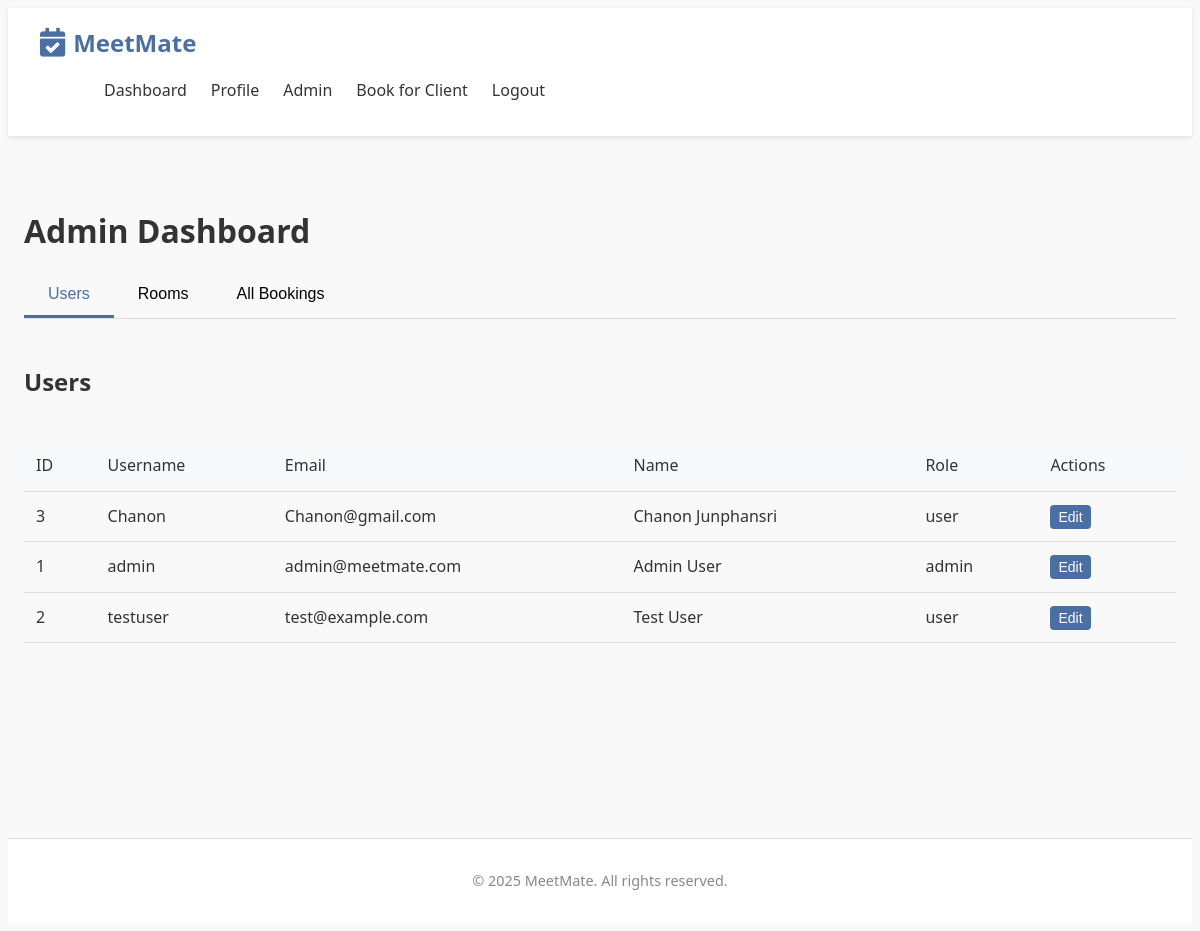
Page /admin (signed in) on the earlier database version.
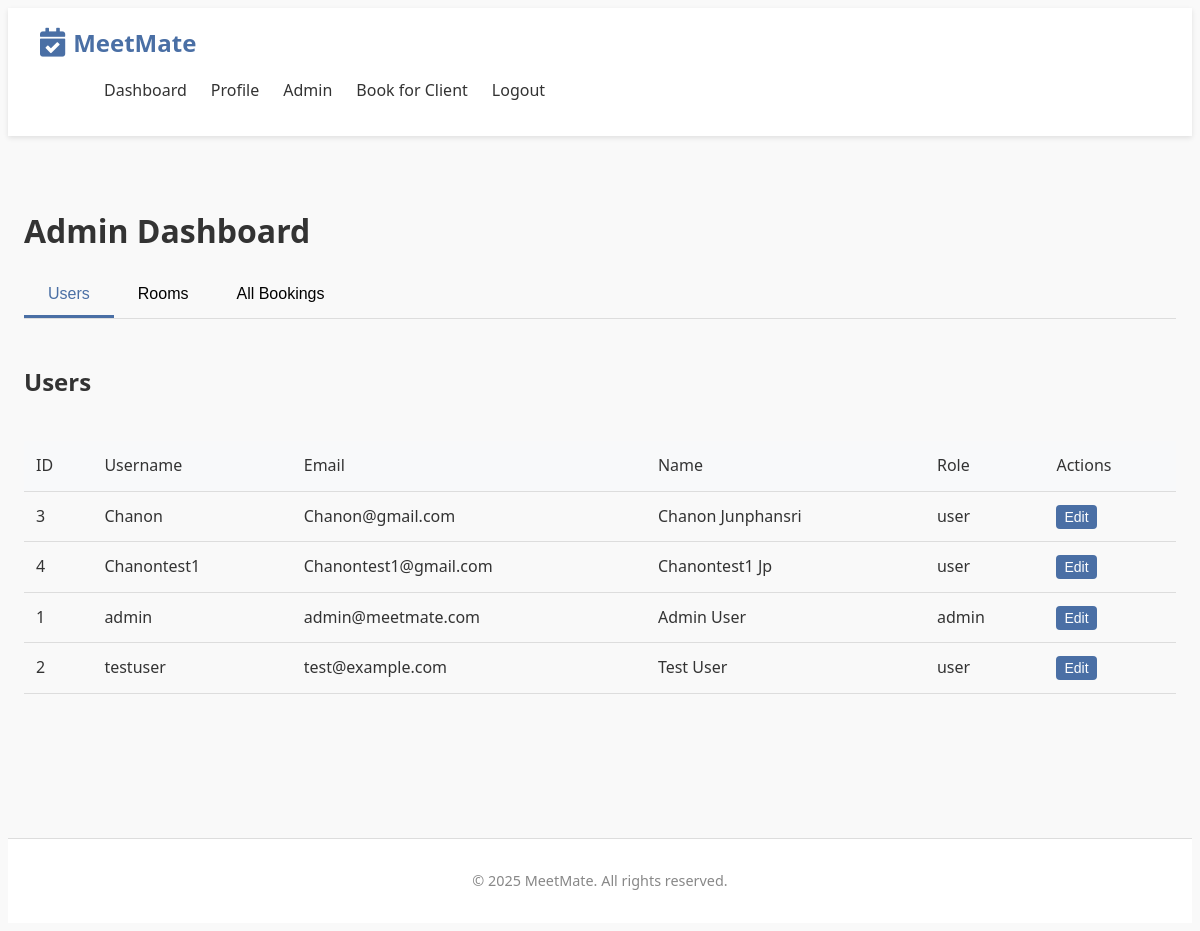
Same page on the later database version.
### tables this page shows
CREATE TABLE users (
            id INTEGER PRIMARY KEY AUTOINCREMENT,
            username TEXT NOT NULL UNIQUE,
            email TEXT NOT NULL UNIQUE,
            password TEXT NOT NULL,
            firstname TEXT,
            lastname TEXT,
            dob TEXT,
            address TEXT,
            role TEXT DEFAULT 'user'
        );

### app_beginner.py (the view)
@app.route('/admin')
@login_required
@admin_required
def admin():
    connection = get_database_connection()
    cursor = connection.cursor()
    cursor.execute("SELECT * FROM users ORDER BY username")
    users = [dict(row) for row in cursor.fetchall()]
    cursor.execute("SELECT * FROM rooms ORDER BY name")
    rooms = [dict(row) for row in cursor.fetchall()]
    from datetime import date
    today = date.today().strftime('%Y-%m-%d')
    cursor.execute('''
        SELECT
            b.id,
            b.date,
            b.time_start,
            b.time_end,
            b.notes,
            u.username,
            r.name as room_name,
            admin.username as admin_name
        FROM bookings b
        JOIN users u ON b.user_id = u.id
        JOIN rooms r ON b.room_id = r.id
        LEFT JOIN users admin ON b.booking_admin_id = admin.id
        WHERE b.date = ?
        ORDER BY b.time_start
    ''', (today,))
    today_bookings = []
    for row in cursor.fetchall():
        booking = dict(row)
        if booking['admin_name']:
            booking['booked_by'] = f"Admin: {booking['admin_name']}"
        else:
            booking['booked_by'] = "Self"
        today_bookings.append(booking)
    cursor.execute('''
        SELECT
            b.id,
            b.date,
            b.time_start,
            b.time_end,
            b.notes,
            u.username,
            r.name as room_name,
            admin.username as admin_name
        FROM bookings b
        JOIN users u ON b.user_id = u.id
        JOIN rooms r ON b.room_id = r.id
        LEFT JOIN users admin ON b.booking_admin_id = admin.id
        ORDER BY b.date, b.time_start
    ''')
    all_bookings = []
    for row in cursor.fetchall():
        booking = dict(row)
        if booking['admin_name']:
            booking['booked_by'] = f"Admin: {booking['admin_name']}"
        else:
            booking['booked_by'] = "Self"
        all_bookings.append(booking)
    connection.close()
    return render_template('admin.html', users=users, rooms=rooms, bookings=all_bookings, today_bookings=today_bookings, today_date=today)

### app_beginner.py (called while the page is built)
def get_database_path():
    app_directory = app.root_path
    instance_directory = os.path.join(app_directory, 'instance')
    os.makedirs(instance_directory, exist_ok=True)
    database_path = os.path.join(instance_directory, 'meetmate.db')
    return database_path

def get_database_connection():
    db_path = get_database_path()
    connection = sqlite3.connect(db_path)
    connection.row_factory = sqlite3.Row
    return connection

def get_user_by_id(user_id):
    connection = get_database_connection()
    cursor = connection.cursor()
    cursor.execute("SELECT * FROM users WHERE id = ?", (user_id,))
    user = cursor.fetchone()
    connection.close()
    if user:
        return dict(user)
    return None

def login_required(f):
    @wraps(f)
    def decorated_function(*args, **kwargs):
        if 'user_id' not in session:
            flash('Please login to access this page', 'error')
            return redirect(url_for('login'))
        user = get_user_by_id(session['user_id'])
        if not user:
            session.clear()
            flash('Your account is no longer valid. Please login again.', 'warning')
            return redirect(url_for('login'))
        return f(*args, **kwargs)
    return decorated_function

def admin_required(f):
    @wraps(f)
    def decorated_function(*args, **kwargs):
        if 'user_id' not in session or session.get('role') != 'admin':
            flash('Admin access required for this page', 'error')
            return redirect(url_for('dashboard'))
        user=get_user_by_id(session['user_id'])
        if not user or user['role'] != 'admin':
            session.clear()
            flash('Admin session expired. Please login again.', 'warning')
            return redirect(url_for('login'))
        return f(*args, **kwargs)
    return decorated_function

### templates/admin.html (shortened to what this page needs)
{% extends "base.html" %}
{% block content %}
<div class="admin-dashboard">
    <h1>Admin Dashboard</h1>
    <div class="admin-tabs">
        <button class="tab-btn active" data-tab="users-tab">Users</button>
        <button class="tab-btn" data-tab="rooms-tab">Rooms</button>
        <button class="tab-btn" data-tab="bookings-tab">All Bookings</button>
    </div>
    <div class="tab-content">
        <div id="users-tab" class="tab-pane active">
            <div class="section-header">
                <h2>Users</h2>
            </div>
            <div class="table-responsive">                <table class="admin-table">
                    <thead>
                        <tr>
                            <th>ID</th>
                            <th>Username</th>
                            <th>Email</th>
                            <th>Name</th>
                            <th>Role</th>
                            <th>Actions</th>
                        </tr>
                    </thead>
                    <tbody>
                        {% for user in users %}
                            <tr>
                                <td>{{ user.id }}</td>
                                <td>{{ user.username }}</td>
                                <td>{{ user.email }}</td>
                                <td>{{ user.firstname }} {{ user.lastname }}</td>
                                <td>{{ user.role }}</td>
                                <td>
                                    <button class="btn btn-sm btn-primary edit-user-btn"
                                            data-id="{{ user.id }}"
                                            data-username="{{ user.username }}"
                                            data-email="{{ user.email }}"
                                            data-firstname="{{ user.firstname }}"
                                            data-lastname="{{ user.lastname }}"
                                            data-dob="{{ user.dob }}"
                                            data-address="{{ user.address }}"
                                            data-role="{{ user.role }}">
                                        Edit
                                    </button>
                                </td>
                            </tr>
                        {% endfor %}
                    </tbody>
                </table>
            </div>
        </div>
    </div>
</div>
{% endblock %}

### templates/base.html (shortened to what this page needs)
<!DOCTYPE html>
<html>
    <head>
        <link rel="stylesheet" type="text/css" href="{{ url_for('static', filename='css/style.css')}}" />
        <link rel="stylesheet" type="text/css" href="{{ url_for('static', filename='css/admin-additions.css')}}" />
        <link rel="stylesheet" href="https://cdnjs.cloudflare.com/ajax/libs/font-awesome/5.15.3/css/all.min.css">
    </head>
    <body>
        <header>
            <div class="navbar">
                <div class="logo">
                    <a href="{{ url_for('index') }}">
                        <i class="fas fa-calendar-check"></i>MeetMate
                    </a>
                </div>
                <nav>
                    <ul>
                        {% if session.user_id %}
                            <li><a href="{{ url_for('dashboard') }}">Dashboard</a></li>
                            <li><a href="{{ url_for('profile') }}">Profile</a></li>
                            {% if session.role == 'admin' %}
                                <li><a href="{{ url_for('admin') }}">Admin</a></li>
                                <li><a href="{{ url_for('admin_book') }}" class="book-for-client">Book for Client</a></li>
                            {% endif %}
                            <li><a href="{{ url_for('logout') }}">Logout</a></li>
                        {% else %}
                            <li><a href="{{ url_for('about') }}">About</a></li>
                            <li><a href="{{ url_for('login') }}">Login</a></li>
                            <li><a href="{{ url_for('register') }}">Register</a></li>
                        {% endif %}
                    </ul>
                </nav>
            </div>
        </header>
        <div class="container">
            {% block content %}
            {% endblock %}
        </div>        <footer>
            <p>&copy; 2025 MeetMate. All rights reserved.</p>
        </footer>
    </body>
</html>

### static/css/style.css (style rules this page uses)
:root { --primary-color: #4a6fa5; --primary-color-rgb: 74, 111, 165; --secondary-color: #6c757d; --success-color: #28a745; --danger-color: #dc3545; --warning-color: #ffc107; --info-color: #17a2b8; --light-color: #f8f9fa; --dark-color: #343a40; --body-bg: #f5f7fa; --light-text: #6c757d; --dark-text: #343a40; --border-color: #dee2e6; --shadow: 0 2px 10px rgba(0, 0, 0, 0.1); --border-radius: 0.25rem; --secondary-color: #2ecc71; --danger-color: #e74c3c; --warning-color: #f39c12; --text-color: #333; --light-text: #888; --light-bg: #f9f9f9; --border-color: #ddd; --shadow: 0 2px 5px rgba(0, 0, 0, 0.1); }
body { font-family: 'Segoe UI', Tahoma, Geneva, Verdana, sans-serif; line-height: 1.6; color: var(--text-color); background-color: var(--light-bg); }
h1, h2, h3, h4, h5, h6 { margin-bottom: 1rem; font-weight: 600; }
a { text-decoration: none; color: var(--primary-color); }
.container { max-width: 1200px; margin: 0 auto; padding: 1rem; min-height: calc(100vh - 130px); }
header { background-color: white; box-shadow: var(--shadow); padding: 1rem 2rem; display: flex; justify-content: space-between; align-items: center; }
.logo a { font-size: 1.5rem; font-weight: bold; color: var(--primary-color); display: flex; align-items: center; }
.logo a i { margin-right: 0.5rem; font-size: 1.8rem; }
nav ul { display: flex; list-style: none; }
nav ul li { margin-left: 1.5rem; }
nav ul li a { color: var(--text-color); transition: color 0.3s; }
footer { text-align: center; padding: 1rem; background-color: white; border-top: 1px solid var(--border-color); color: var(--light-text); font-size: 0.9rem; }
.btn { display: inline-block; padding: 0.5rem 1rem; background-color: var(--primary-color); color: white; border: none; border-radius: 4px; cursor: pointer; font-size: 1rem; transition: background-color 0.3s; }
.btn-primary { background-color: var(--primary-color); }
.btn-sm { padding: 0.25rem 0.5rem; font-size: 0.875rem; }
.section-header { display: flex; justify-content: space-between; align-items: center; margin-bottom: 1.5rem; }
.admin-dashboard { padding: 2rem 0; }
.admin-tabs { display: flex; margin-bottom: 1.5rem; border-bottom: 1px solid var(--border-color); }
.tab-btn { background: none; border: none; padding: 0.75rem 1.5rem; cursor: pointer; font-size: 1rem; border-bottom: 3px solid transparent; transition: all 0.3s; }
.tab-btn.active { color: var(--primary-color); border-bottom-color: var(--primary-color); }
.tab-pane { display: none; }
.tab-pane.active { display: block; }
.table-responsive { overflow-x: auto; }
.admin-table { width: 100%; border-collapse: collapse; }
.admin-table th, .admin-table td { padding: 0.75rem; text-align: left; border-bottom: 1px solid var(--border-color); }
.admin-table th { background-color: #f8f9fa; font-weight: 500; }

Differences in the rows shown:
added users: id "4", username "Chanontest1", email "Chanontest1@gmail.com", firstname "Chanontest1", lastname "Jp", role "user"
